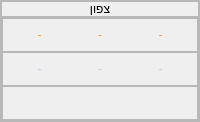
                    <widget class="QFrame" name="f_dig_no">
                     <property name="sizePolicy">
                      <sizepolicy hsizetype="Preferred" vsizetype="Preferred">
                       <horstretch>0</horstretch>
                       <verstretch>0</verstretch>
                      </sizepolicy>
                     </property>
                     <property name="styleSheet">
                      <string notr="true">  QFrame#f_dig_no{

  border-top-left-radius: 20px;
  border-top-right-radius: 20px;
}</string>
                     </property>
                     <property name="frameShape">
                      <enum>QFrame::StyledPanel</enum>
                     </property>
                     <property name="frameShadow">
                      <enum>QFrame::Raised</enum>
                     </property>
                     <property name="setHeightForWidth" stdset="0">
                      <bool>true</bool>
                     </property>
                     <layout class="QVBoxLayout" name="verticalLayout_28">
                      <property name="spacing">
                       <number>0</number>
                      </property>
                      <property name="leftMargin">
                       <number>0</number>
                      </property>
                      <property name="topMargin">
                       <number>0</number>
                      </property>
                      <property name="rightMargin">
                       <number>0</number>
                      </property>
                      <property name="bottomMargin">
                       <number>0</number>
                      </property>
                      <item>
                       <widget class="QFrame" name="f_dig_no_name">
                        <property name="sizePolicy">
                         <sizepolicy hsizetype="Minimum" vsizetype="Preferred">
                          <horstretch>0</horstretch>
                          <verstretch>0</verstretch>
                         </sizepolicy>
                        </property>
                        <property name="styleSheet">
                         <string notr="true">QToolTip {
	background-color: rgb(0, 85, 255);
	font: 11pt &quot;Rubik&quot;;
	color: #efefef;
}</string>
                        </property>
                        <property name="frameShape">
                         <enum>QFrame::StyledPanel</enum>
                        </property>
                        <property name="frameShadow">
                         <enum>QFrame::Raised</enum>
                        </property>
                        <layout class="QVBoxLayout" name="verticalLayout_32">
                         <property name="spacing">
                          <number>0</number>
                         </property>
                         <property name="leftMargin">
                          <number>0</number>
                         </property>
                         <property name="topMargin">
                          <number>0</number>
                         </property>
                         <property name="rightMargin">
                          <number>0</number>
                         </property>
                         <property name="bottomMargin">
                          <number>0</number>
                         </property>
                         <item>
                          <widget class="QLabel" name="dig_no_name">
                           <property name="sizePolicy">
                            <sizepolicy hsizetype="Preferred" vsizetype="Minimum">
                             <horstretch>0</horstretch>
                             <verstretch>0</verstretch>
                            </sizepolicy>
                           </property>
                           <property name="text">
                            <string>צפון</string>
                           </property>
                           <property name="scaledContents">
                            <bool>true</bool>
                           </property>
                           <property name="alignment">
                            <set>Qt::AlignCenter</set>
                           </property>
                          </widget>
                         </item>
                        </layout>
                       </widget>
                      </item>
                      <item>
                       <widget class="QFrame" name="f_dig_no_vol">
                        <property name="sizePolicy">
                         <sizepolicy hsizetype="Expanding" vsizetype="Expanding">
                          <horstretch>0</horstretch>
                          <verstretch>0</verstretch>
                         </sizepolicy>
                        </property>
                        <property name="frameShape">
                         <enum>QFrame::StyledPanel</enum>
                        </property>
                        <property name="frameShadow">
                         <enum>QFrame::Raised</enum>
                        </property>
                        <layout class="QVBoxLayout" name="verticalLayout_27">
                         <property name="spacing">
                          <number>0</number>
                         </property>
                         <property name="leftMargin">
                          <number>0</number>
                         </property>
                         <property name="topMargin">
                          <number>0</number>
                         </property>
                         <property name="rightMargin">
                          <number>0</number>
                         </property>
                         <property name="bottomMargin">
                          <number>0</number>
                         </property>
                         <item>
                          <widget class="QFrame" name="f_dig_no_vol_mor">
                           <property name="sizePolicy">
                            <sizepolicy hsizetype="Expanding" vsizetype="Expanding">
                             <horstretch>0</horstretch>
                             <verstretch>0</verstretch>
                            </sizepolicy>
                           </property>
                           <property name="styleSheet">
                            <string notr="true">QLabel{
	font: 10pt &quot;Rubik&quot;;
	color: rgb(232, 166, 66);

}</string>
                           </property>
                           <property name="frameShape">
                            <enum>QFrame::StyledPanel</enum>
                           </property>
                           <property name="frameShadow">
                            <enum>QFrame::Raised</enum>
                           </property>
                           <layout class="QHBoxLayout" name="horizontalLayout_36">
                            <item>
                             <widget class="QLabel" name="dig_no_vol_mor_r">
                              <property name="sizePolicy">
                               <sizepolicy hsizetype="Expanding" vsizetype="Expanding">
                                <horstretch>0</horstretch>
                                <verstretch>0</verstretch>
                               </sizepolicy>
                              </property>
                              <property name="text">
                               <string>-</string>
                              </property>
                              <property name="alignment">
                               <set>Qt::AlignCenter</set>
                              </property>
                             </widget>
                            </item>
                            <item>
                             <widget class="QLabel" name="dig_no_vol_mor_t">
                              <property name="sizePolicy">
                               <sizepolicy hsizetype="Expanding" vsizetype="Expanding">
                                <horstretch>0</horstretch>
                                <verstretch>0</verstretch>
                               </sizepolicy>
                              </property>
                              <property name="text">
                               <string>-</string>
                              </property>
                              <property name="alignment">
                               <set>Qt::AlignCenter</set>
                              </property>
                             </widget>
                            </item>
                            <item>
                             <widget class="QLabel" name="dig_no_vol_mor_l">
                              <property name="sizePolicy">
                               <sizepolicy hsizetype="Expanding" vsizetype="Expanding">
                                <horstretch>0</horstretch>
                                <verstretch>0</verstretch>
                               </sizepolicy>
                              </property>
                              <property name="text">
                               <string>-</string>
                              </property>
                              <property name="alignment">
                               <set>Qt::AlignCenter</set>
                              </property>
                             </widget>
                            </item>
                           </layout>
                          </widget>
                         </item>
                         <item>
                          <widget class="QFrame" name="f_dig_no_vol_eve">
                           <property name="sizePolicy">
                            <sizepolicy hsizetype="Expanding" vsizetype="Expanding">
                             <horstretch>0</horstretch>
                             <verstretch>0</verstretch>
                            </sizepolicy>
                           </property>
                           <property name="styleSheet">
                            <string notr="true">QLabel{
	font: 10pt &quot;Rubik&quot;;
	color: rgb(183, 207, 232);

}</string>
                           </property>
                           <property name="frameShape">
                            <enum>QFrame::StyledPanel</enum>
                           </property>
                           <property name="frameShadow">
                            <enum>QFrame::Raised</enum>
                           </property>
                           <layout class="QHBoxLayout" name="horizontalLayout_35">
                            <item>
                             <widget class="QLabel" name="dig_no_vol_eve_r">
                              <property name="sizePolicy">
                               <sizepolicy hsizetype="Expanding" vsizetype="Expanding">
                                <horstretch>0</horstretch>
                                <verstretch>0</verstretch>
                               </sizepolicy>
                              </property>
                              <property name="text">
                               <string>-</string>
                              </property>
                              <property name="alignment">
                               <set>Qt::AlignCenter</set>
                              </property>
                             </widget>
                            </item>
                            <item>
                             <widget class="QLabel" name="dig_no_vol_eve_t">
                              <property name="sizePolicy">
                               <sizepolicy hsizetype="Expanding" vsizetype="Expanding">
                                <horstretch>0</horstretch>
                                <verstretch>0</verstretch>
                               </sizepolicy>
                              </property>
                              <property name="text">
                               <string>-</string>
                              </property>
                              <property name="alignment">
                               <set>Qt::AlignCenter</set>
                              </property>
                             </widget>
                            </item>
                            <item>
                             <widget class="QLabel" name="dig_no_vol_eve_l">
                              <property name="sizePolicy">
                               <sizepolicy hsizetype="Expanding" vsizetype="Expanding">
                                <horstretch>0</horstretch>
                                <verstretch>0</verstretch>
                               </sizepolicy>
                              </property>
                              <property name="text">
                               <string>-</string>
                              </property>
                              <property name="alignment">
                               <set>Qt::AlignCenter</set>
                              </property>
                             </widget>
                            </item>
                           </layout>
                          </widget>
                         </item>
                         <item>
                          <widget class="QFrame" name="f_dig_no_arrows">
                           <property name="sizePolicy">
                            <sizepolicy hsizetype="Expanding" vsizetype="Preferred">
                             <horstretch>0</horstretch>
                             <verstretch>0</verstretch>
                            </sizepolicy>
                           </property>
                           <property name="frameShape">
                            <enum>QFrame::StyledPanel</enum>
                           </property>
                           <property name="frameShadow">
                            <enum>QFrame::Raised</enum>
                           </property>
                           <layout class="QHBoxLayout" name="horizontalLayout_42">
                            <item>
                             <widget class="QLabel" name="dig_no_arrows">
                              <property name="sizePolicy">
                               <sizepolicy hsizetype="Expanding" vsizetype="Minimum">
                                <horstretch>0</horstretch>
                                <verstretch>0</verstretch>
                               </sizepolicy>
                              </property>
                              <property name="text">
                               <string/>
                              </property>
                              <property name="scaledContents">
                               <bool>true</bool>
                              </property>
                              <property name="alignment">
                               <set>Qt::AlignCenter</set>
                              </property>
                             </widget>
                            </item>
                           </layout>
                          </widget>
                         </item>
                        </layout>
                       </widget>
                      </item>
                     </layout>
                    </widget>
